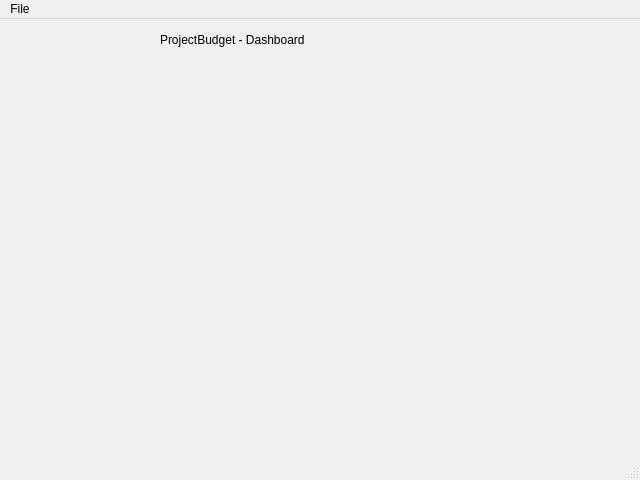
<?xml version="1.0" encoding="UTF-8"?>
<ui version="4.0">
 <class>MainWindow</class>
 <widget class="QMainWindow" name="MainWindow">
  <property name="geometry">
   <rect>
    <x>0</x>
    <y>0</y>
    <width>640</width>
    <height>480</height>
   </rect>
  </property>
  <property name="minimumSize">
   <size>
    <width>640</width>
    <height>480</height>
   </size>
  </property>
  <property name="windowTitle">
   <string>ProjectBudget - Dashboard</string>
  </property>
  <widget class="QWidget" name="centralwidget">
   <widget class="QLabel" name="lb_title">
    <property name="geometry">
     <rect>
      <x>160</x>
      <y>10</y>
      <width>401</width>
      <height>21</height>
     </rect>
    </property>
    <property name="text">
     <string>ProjectBudget - Dashboard</string>
    </property>
   </widget>
  </widget>
  <widget class="QMenuBar" name="menubar">
   <property name="geometry">
    <rect>
     <x>0</x>
     <y>0</y>
     <width>640</width>
     <height>25</height>
    </rect>
   </property>
   <widget class="QMenu" name="menuFile">
    <property name="title">
     <string>File</string>
    </property>
    <addaction name="ac_logout"/>
   </widget>
   <addaction name="menuFile"/>
  </widget>
  <widget class="QStatusBar" name="statusbar"/>
  <action name="ac_logout">
   <property name="text">
    <string>Logout</string>
   </property>
  </action>
 </widget>
 <resources/>
 <connections/>
</ui>
